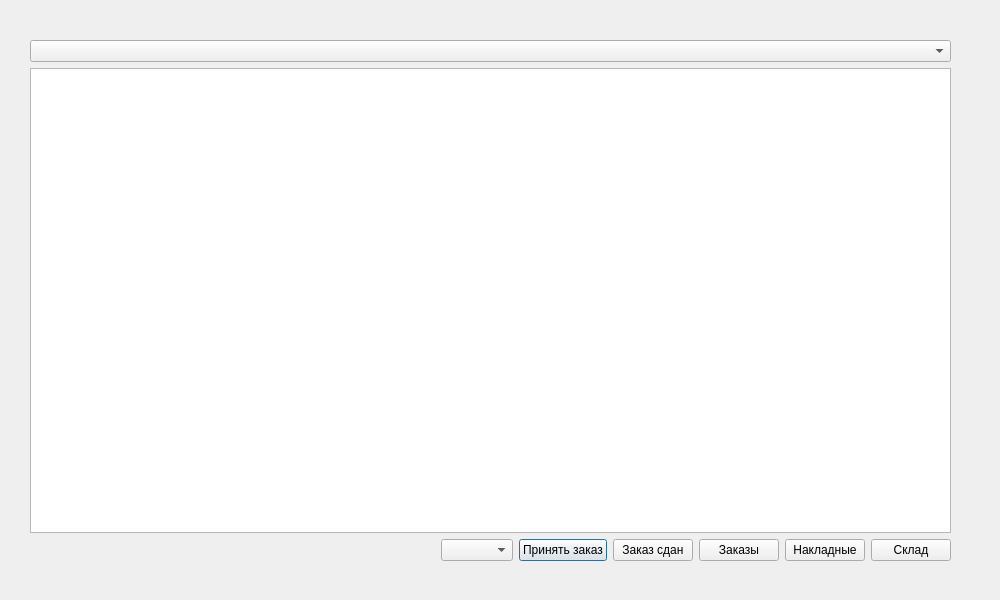
<?xml version="1.0" encoding="UTF-8"?>
<ui version="4.0">
 <class>adminpage</class>
 <widget class="QDialog" name="adminpage">
  <property name="geometry">
   <rect>
    <x>0</x>
    <y>0</y>
    <width>1000</width>
    <height>600</height>
   </rect>
  </property>
  <property name="windowTitle">
   <string>Admin page</string>
  </property>
  <widget class="QWidget" name="layoutWidget">
   <property name="geometry">
    <rect>
     <x>30</x>
     <y>40</y>
     <width>921</width>
     <height>521</height>
    </rect>
   </property>
   <layout class="QVBoxLayout" name="verticalLayout_2">
    <item>
     <layout class="QVBoxLayout" name="verticalLayout">
      <item>
       <widget class="QComboBox" name="comboBox"/>
      </item>
      <item>
       <widget class="QTableView" name="tableView"/>
      </item>
     </layout>
    </item>
    <item>
     <layout class="QHBoxLayout" name="horizontalLayout">
      <item>
       <spacer name="horizontalSpacer">
        <property name="orientation">
         <enum>Qt::Horizontal</enum>
        </property>
        <property name="sizeHint" stdset="0">
         <size>
          <width>40</width>
          <height>20</height>
         </size>
        </property>
       </spacer>
      </item>
      <item>
       <widget class="QComboBox" name="chose"/>
      </item>
      <item>
       <widget class="QPushButton" name="pushButton_4">
        <property name="text">
         <string>Принять заказ</string>
        </property>
       </widget>
      </item>
      <item>
       <widget class="QPushButton" name="pushButton_5">
        <property name="text">
         <string>Заказ сдан</string>
        </property>
       </widget>
      </item>
      <item>
       <widget class="QPushButton" name="pushButton_3">
        <property name="text">
         <string>Заказы</string>
        </property>
       </widget>
      </item>
      <item>
       <widget class="QPushButton" name="pushButton_2">
        <property name="text">
         <string>Накладные</string>
        </property>
       </widget>
      </item>
      <item>
       <widget class="QPushButton" name="pushButton">
        <property name="text">
         <string>Склад</string>
        </property>
       </widget>
      </item>
     </layout>
    </item>
   </layout>
  </widget>
 </widget>
 <resources/>
 <connections/>
</ui>
